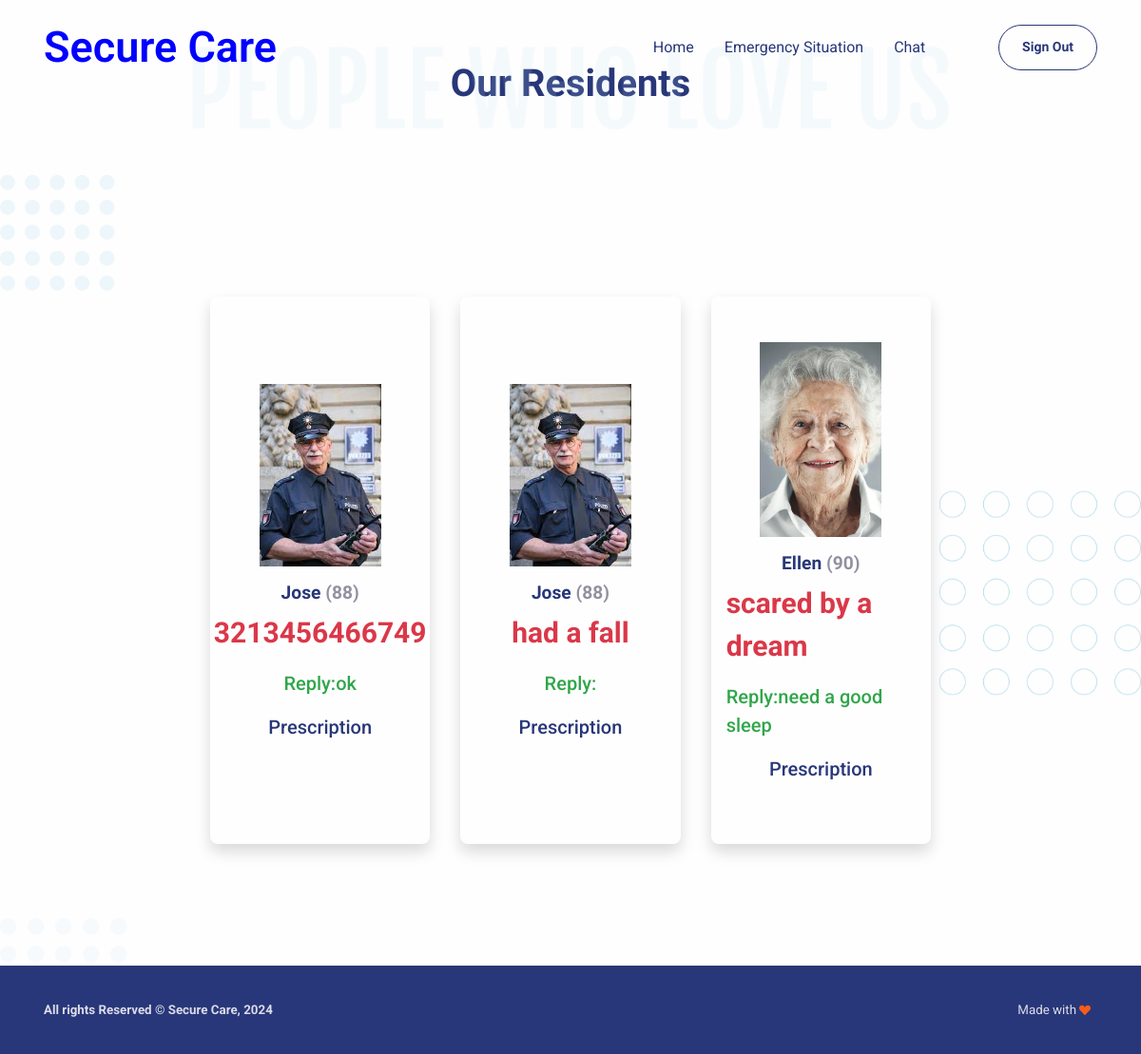
Screenshot of /viewEmergencySituations/ with the database file from the repository.
### myapp/models.py (models this page shows)
class EmergencySituation(models.Model):
    resident = models.ForeignKey(Residents,on_delete=models.CASCADE,null=True)
    situation = models.CharField(max_length=100,null=True)
    status = models.CharField(max_length=100,null=True)
    file = models.FileField(upload_to="file", null= True)
    reply = models.CharField(max_length=100,null=True)

class Residents(models.Model):
    name=models.CharField(max_length=100)
    age=models.CharField(max_length=100)
    gender=models.CharField(max_length=100,null=True)
    email=models.CharField(max_length=100)
    phone=models.CharField(max_length=100)
    address=models.CharField(max_length=100,null=True)
    image = models.FileField(upload_to="file", null= True)

### myapp/views.py (the view, shortened to what this page needs)
# urls.py: path('viewEmergencySituations/',views.viewEmergencySituations),
def viewEmergencySituations(request):
    data = EmergencySituation.objects.all()
    return render(request, "DOCTOR/viewEmergencySituations.html",{'data': data})

### templates/DOCTOR/viewEmergencySituations.html (shortened to what this page needs)
{% extends 'DOCTOR/common.html' %}
{% block content %}
  {% load static %}
  <link rel="stylesheet" href="https://cdnjs.cloudflare.com/ajax/libs/font-awesome/6.0.0-beta3/css/all.min.css" />
  <section class="py-5">
    <div class="container">
      <div class="row">
        <div class="col-12 py-3">
          <div class="bg-holder bg-size" style="background-image:url({% static 'assets/img/gallery/people.png' %});background-position:top center;background-size:contain;"></div>
          <h1 class="text-center">Our Residents</h1>
        </div>
      </div>
    </div>
  </section>
  <section class="py-5">
    <div class="container">
      <div class="row flex-center">
        <div class="col-xl-10 px-0">
          <div class="carousel slide" id="carouselExampleDark" data-bs-ride="carousel">
            <div class="carousel-inner">
              <div class="carousel-item active" data-bs-interval="10000">
                <div class="row h-100 m-lg-7 mx-3 mt-6 mx-md-4 my-md-7">
                  {% if data %}
                    {% for i in data %}
                      {% if i.status == 'sent' %}
                        <div class="col-md-4 mb-8 mb-md-0">
                          <div class="card card-span h-100 shadow">
                            <div class="card-body d-flex flex-column flex-center py-5">
                              <img src="../static/media/{{ i.resident.image }}" width="128" alt="{{ i.resident.image }}" />
                              <h5 class="mt-3" style="text-transform: capitalize;">{{ i.resident.name }} <span class="text-500 mb-4">({{ i.resident.age }})</span></h5>
                              <p class="text-danger" style="font-weight: 700; font-size: 30px;">{{ i.situation }}</p>
                              <div class="col-lg-6 z-index-2">
                                <form method="post" enctype="multipart/form-data">
                                  {% csrf_token %}
                                  <input type="hidden" value="{{ i.id }}" name="id" hidden />
                                  <div class="col-md-12">
                                    <input class="form-control form-livedoc-control" type="text" name="reply" placeholder="Reply....." />
                                  </div>
                                  {% comment %} <label for="file">Sent File</label> {% endcomment %}
                                  <div class="col-md-12">
                                    <input class="form-control form-livedoc-control" type="file" name="file" />
                                  </div><br>
                                  <div class="col-md-12">
                                    <button type="submit" class="btn btn-primary rounded-pill">SUBMIT</button>
                                  </div>
                                </form>
                              </div>
                              <div class="text-center">
                                {% comment %} <button class="btn btn-outline-secondary rounded-pill" type="submit">View Profile</button> {% endcomment %}
                              </div>
                            </div>
                          </div>
                        </div>
                        {% elif i.status == 'replied' %}
                        <div class="col-md-4 mb-8 mb-md-0">
                          <div class="card card-span h-100 shadow">
                            <div class="card-body d-flex flex-column flex-center py-5">
                              <img src="../static/media/{{ i.resident.image }}" width="128" alt="{{ i.resident.image }}" />
                              <h5 class="mt-3" style="text-transform: capitalize;">{{ i.resident.name }} <span class="text-500 mb-4">({{ i.resident.age }})</span></h5>
                              <p class="text-danger" style="font-weight: 700; font-size: 30px;">{{ i.situation }}</p>
                              <p class="text-success" style="font-weight: 500; font-size: 20px;"><span style="font-size:20px ;">Reply</span>:{{ i.reply }}</p>
                              <p  style="color: blue; font-weight: 500; font-size: 20px;">
                                <a href="../static/media/{{ i.file }}" class="text-primary">Prescription</a>
                              </p>
                            </div>
                          </div>
                        </div>
                        {% endif %}
                    {% endfor %}
                  {% else %}
                    <div class="col-md-4 mb-8 mb-md-0">
                      <H1 style="margin: 100px;">No Datas</H1>
                    </div>
                  {% endif %}
                  <br />
                </div>
              </div>
            </div>
          </div>
        </div>
      </div>
    </div>
  </section>
{% endblock %}

### rows the page displays
EmergencySituation: resident.image (picture), resident.name "Jose", resident.age "88", situation "3213456466749", reply "ok"
EmergencySituation: resident.image (picture), resident.name "Jose", resident.age "88", situation "had a fall"
EmergencySituation: resident.image (picture), resident.name "Ellen", resident.age "90", situation "scared by a dream", reply "need a good sleep"
